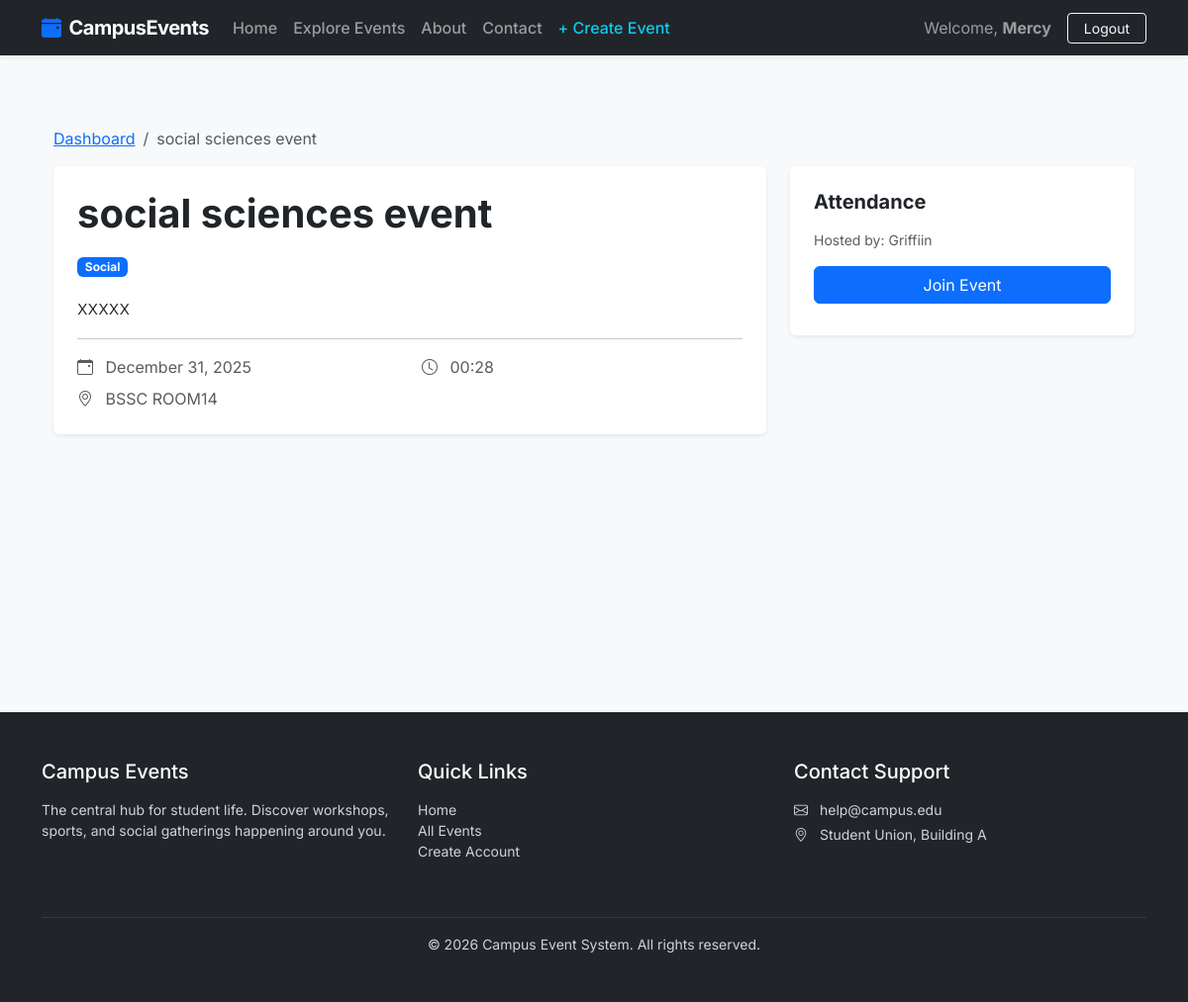
Screenshot of /event/6/ (signed in) with the database file from the repository.
### students/models.py (models this page shows, shortened)
class Event(models.Model):
    title = models.CharField(max_length=200)
    description = models.TextField()
    location = models.CharField(max_length=200)
    category = models.CharField(max_length=50, choices=CATEGORY_CHOICES, default='Lecture')
    event_date = models.DateTimeField()
    creator = models.ForeignKey(User, on_delete=models.CASCADE, related_name='created_events')
    max_participants = models.PositiveIntegerField(null=True, blank=True)
    is_verified = models.BooleanField(default=False)
    created_at = models.DateTimeField(auto_now_add=True)
    updated_at = models.DateTimeField(auto_now=True)
    class Meta:
        ordering = ['-event_date']

### students/views.py (the view)
# urls.py: path('event/<int:pk>/', views.EventDetailView.as_view(), name='event_detail'),
class EventDetailView(LoginRequiredMixin, DetailView):
    model = Event
    template_name = 'students/event_detail.html'
    def get_context_data(self, **kwargs):
        ctx = super().get_context_data(**kwargs)
        ctx['comment_form'] = CommentForm()
        ctx['is_joined'] = self.object.participants.filter(user=self.request.user).exists()
        return ctx

### students/templates/students/event_detail.html (shortened to what this page needs)
{% extends 'students/base.html' %}
{% block content %}
<div class="container py-5">
    <nav aria-label="breadcrumb">
        <ol class="breadcrumb">
            <li class="breadcrumb-item"><a href="{% url 'dashboard' %}">Dashboard</a></li>
            <li class="breadcrumb-item active">{{ event.title }}</li>
        </ol>
    </nav>
    <div class="row">
        <div class="col-lg-8">
            <div class="card shadow-sm border-0 mb-4">
                <div class="card-body p-4">
                    <div class="d-flex justify-content-between align-items-center mb-3">
                        <h1 class="fw-bold mb-0">{{ event.title }}</h1>
                    </div>
                    <span class="badge bg-primary mb-3">{{ event.category }}</span>
                    <p class="lead">{{ event.description }}</p>
                    <hr>
                    <div class="row text-muted">
                        <div class="col-sm-6 mb-2">
                            <i class="bi bi-calendar-event me-2"></i> {{ event.event_date|date:"F d, Y" }}
                        </div>
                        <div class="col-sm-6 mb-2">
                            <i class="bi bi-clock me-2"></i> {{ event.event_date|time:"H:i" }}
                        </div>
                        <div class="col-sm-12">
                            <i class="bi bi-geo-alt me-2"></i> {{ event.location }}
                        </div>
                    </div>
                </div>
            </div>
        </div>
        <div class="col-lg-4">
            <div class="card border-0 shadow-sm">
                <div class="card-body p-4">
                    <h5 class="fw-bold mb-3">Attendance</h5>
                    <p class="text-muted small">Hosted by: {{ event.creator.username }}</p>
                    <div class="d-grid">
                        {% if user in event.participants.all %}
                            <button class="btn btn-success disabled mb-2">You're Attending</button>
                        {% else %}
                            <a href="{% url 'join_event' event.pk %}" class="btn btn-primary mb-2">Join Event</a>
                        {% endif %}
                    </div>
                </div>
            </div>
        </div>
    </div>
</div>
{% endblock %}

### students/templates/students/base.html (shortened to what this page needs)
<!DOCTYPE html>
<html lang="en">
<head>
    <link href="https://cdn.jsdelivr.net/npm/bootstrap@5.3.0/dist/css/bootstrap.min.css" rel="stylesheet">
    <link rel="stylesheet" href="https://cdn.jsdelivr.net/npm/bootstrap-icons@1.11.1/font/bootstrap-icons.css">
</head>
<body>
<nav class="navbar navbar-expand-lg navbar-dark bg-dark sticky-top shadow-sm">
    <div class="container">
        <a class="navbar-brand" href="{% if user.is_authenticated %}{% url 'dashboard' %}{% else %}{% url 'index' %}{% endif %}">
            <i class="bi bi-calendar-event-fill me-2 text-primary"></i>CampusEvents
        </a>
        <div class="collapse navbar-collapse" id="navbarNav">
            <ul class="navbar-nav me-auto">
                <li class="nav-item">
                    <a class="nav-link" href="{% url 'index' %}">Home</a>
                </li>
                <li class="nav-item">
                    <a class="nav-link" href="{% url 'event_list' %}">Explore Events</a>
                </li>
                <li class="nav-item">
                    <a class="nav-link" href="#">About</a>
                </li>
                <li class="nav-item">
                    <a class="nav-link" href="#">Contact</a>
                </li>
                {% if user.is_authenticated %}
                <li class="nav-item">
                    <a class="nav-link text-info" href="{% url 'add_event' %}">+ Create Event</a>
                </li>
                {% endif %}
            </ul>
           <div class="d-flex align-items-center">
    {% if user.is_authenticated %}
        <span class="navbar-text me-3 d-none d-lg-inline">
            Welcome, <strong>{{ user.username }}</strong>
        </span>
        <form action="{% url 'logout' %}" method="post" class="d-inline m-0">
            <button type="submit" class="btn btn-outline-light btn-sm px-3">Logout</button>
        </form>
    {% else %}
        <a class="btn btn-link text-light text-decoration-none me-2" href="{% url 'login' %}">Login</a>
        <a class="btn btn-primary btn-sm px-4 shadow-sm" href="{% url 'register' %}">Sign Up</a>
    {% endif %}
</div>
        </div>
    </div>
</nav>
<main class="container mt-4 mb-5" style="min-height: 70vh;">
    {% block content %}{% endblock %}
</main>
<footer class="footer">
    <div class="container">
        <div class="row">
            <div class="col-md-4 mb-4">
                <h5 class="text-white mb-3">Campus Events</h5>
                <p class="small">The central hub for student life. Discover workshops, sports, and social gatherings happening around you.</p>
            </div>
            <div class="col-md-4 mb-4">
                <h5 class="text-white mb-3">Quick Links</h5>
                <ul class="list-unstyled small">
                    <li><a href="{% url 'index' %}" class="text-decoration-none text-reset">Home</a></li>
                    <li><a href="{% url 'event_list' %}" class="text-decoration-none text-reset">All Events</a></li>
                    <li><a href="{% url 'register' %}" class="text-decoration-none text-reset">Create Account</a></li>
                </ul>
            </div>
            <div class="col-md-4 mb-4">
                <h5 class="text-white mb-3">Contact Support</h5>
                <p class="small mb-1"><i class="bi bi-envelope me-2"></i> help@campus.edu</p>
                <p class="small"><i class="bi bi-geo-alt me-2"></i> Student Union, Building A</p>
            </div>
        </div>
        <hr class="border-secondary">
        <div class="text-center small">
            &copy; {% now "Y" %} Campus Event System. All rights reserved.
        </div>
    </div>
</footer>
</body>
</html>

### students/templates/students/base.html (style rules this page uses)
body { font-family: 'Inter', sans-serif; background-color: #f8f9fa; }
.navbar-brand { font-weight: 700; letter-spacing: -0.5px; }
.nav-link { font-weight: 500; }
.footer { background: #212529; color: #ced4da; padding: 3rem 0; margin-top: 5rem; }

### rows the page displays
Event: title "social sciences event", category "Social", description "xxxxx", event_date "December 31, 2025", event_date "00:28", location "BSSC ROOM14", creator.username "Griffiin"

### other values shown
{{ user.username }} "Mercy"
